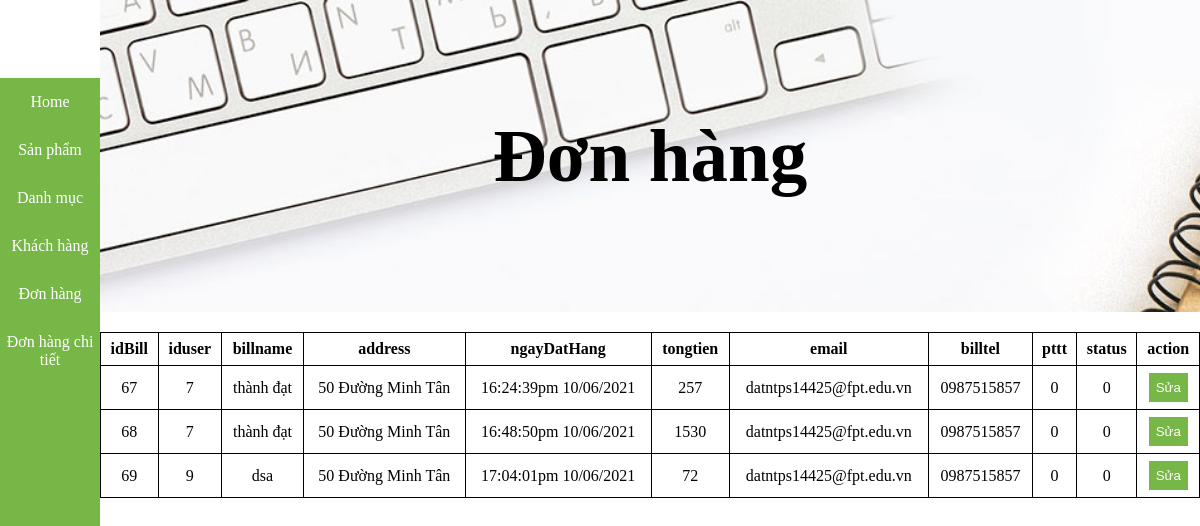
Page /admin/orders on the committed database.
### tables this page shows
CREATE TABLE `bill` (
  `idBill` int(11) NOT NULL,
  `idUser` int(11) NOT NULL,
  `billName` varchar(255) NOT NULL,
  `diachi` varchar(255) NOT NULL,
  `ngayDatHang` varchar(255) NOT NULL,
  `tongTien` int(11) NOT NULL,
  `email` varchar(255) NOT NULL,
  `billTel` varchar(11) NOT NULL,
  `pttt` int(11) NOT NULL,
  `billstatus` int(11) NOT NULL
);

### admin/core/Controller.php (called while the page is built, shortened)
<?php
class Controller{
    function model($model){
        return new $model;
    }
    function view($view,$data=[]){
        require_once "./views/".$view.".php";
    }
}
?>

### admin/controllers/Orders.php (called while the page is built, shortened)
<?php
class Orders extends Controller{
   function index(){
       $getmodel  = $this->model("OrdersModel");
       $this -> view('masterlayout',[
           "page" =>"Orders",
           "orders" => $getmodel->getOrders()
       ]);
   }
}
?>

### admin/core/App.php (called while the page is built, shortened)
<?php
class App{
    protected $action =  "index";
    function __construct(){
        $arr = $this->UrlProcess();
        if(file_exists("./controllers/".$arr[0].".php")){
            $this->controller =$arr[0];
            unset($arr[0]);
        }
        $this->controller = new $this->controller;
        $this->param = $arr?array_values($arr):[];
        call_user_func_array([$this->controller,$this->action],$this->param);
    }
    function UrlProcess(){
        if(isset( $_GET['url'])){
            return explode("/", filter_var(trim($_GET['url'], "/")));
        }
    }
}
?>

### admin/index.php (called while the page is built, shortened)
<?php
$App = new App();
?>

### admin/core/DB.php (called while the page is built, shortened)
<?php
class DB{
    private $host = "localhost";
    private $dbname = "bookstore";
    private $username = "root";
    private $password = "";
    private $options = array(PDO::MYSQL_ATTR_INIT_COMMAND =>  "SET NAMES 'UTF8'",PDO::ATTR_ERRMODE => PDO::ERRMODE_EXCEPTION);
    private $sql ="";
    private $DBH = "";
    function __construct(){
        $this->DBH = new PDO("mysql:host=".$this->host.";dbname=".$this->dbname,$this->username,$this->password,$this->options);
    }
    function setQuery($sql_input){
        $this->sql =$sql_input;
    }
    function fetchAll(){
        $statement = $this->DBH->prepare($this->sql);
        $statement->execute();
        return $statement->fetchAll();
    }
}
?>

### admin/models/OrdersModel.php (called while the page is built, shortened)
<?php
class OrdersModel extends DB{
    function getOrders(){
        $query = "SELECT * FROM bill";
        return  $this->fetchAll();
    }
}
?>

### admin/views/page/Orders.php (the view, shortened to what this page needs)
<section>
                <div class="admin">
                    <div class="admin-content">
                        <h1>Đơn hàng</h1>
                    </div>
                </div>
            </section>
            <section class="section-content">
                <div class="show section-content-block">
                    <table>
                        <tr>
                            <th>idBill</th>
                            <th>iduser</th>
                            <th>billname</th>
                            <th>address</th>
                            <th>ngayDatHang</th>
                            <th>tongtien</th>
                            <th>email</th>
                            <th>billtel</th>
                            <th>pttt</th>
                            <th>status</th>
                            <th>action</th>
                        </tr>
                        <tbody id="data-listorder-admin">
                        <?php
                        foreach ($data["orders"] as $data) {
                            extract($data);
                            echo '  <tr>
                            <td>'.$idBill.'</td>
                            <td>'.$idUser.'</td>
                            <td>'.$billName.'</td>
                            <td>'.$diachi.'</td>
                            <td>'.$ngayDatHang.'</td>
                            <td>'.$tongTien.'</td>
                            <td>'.$email.'</td>
                            <td>'.$billTel.'</td>
                            <td>'.$pttt.'</td>
                            <td>'.$billstatus.'</td>
                            <td>
                            <button class="edit-btn">Sửa</button>
                            </td>
                        </tr>';
                        }
                        ?>
                        </tbody>
                    </table>
                </div>
            </section>

### public/admin.css (style rules this page uses)
* { padding: 0; margin: 0; box-sizing: border-box; }
.admin { width: 100%; height: 39vh; background: url(image/bgparallax-07.jpg); background-size: cover; background-position: center; background-attachment: fixed; }
.admin-content h1 { text-align: center; line-height: 39vh; }
.admin-content { font-size: 50px }
table, tr, td, th { border: 1px solid black; border-collapse: collapse; text-align: center; padding: 7px; }
table { width: 100%; }
.section-content-block { padding: 20px 0; }
button { color: white; border: unset; }
.edit-btn { background-color: #77b748; padding: 7px; }

### rows in the picture
bill: idBill "67", idUser "7", billName "thành đạt", diachi "50 Đường Minh Tân", ngayDatHang "16:24:39pm 10/06/2021", tongTien "257", email "datntps14425@fpt.edu.vn", billTel "0987515857", pttt "0", billstatus "0"
bill: idBill "68", idUser "7", billName "thành đạt", diachi "50 Đường Minh Tân", ngayDatHang "16:48:50pm 10/06/2021", tongTien "1530", email "datntps14425@fpt.edu.vn", billTel "0987515857", pttt "0", billstatus "0"
bill: idBill "69", idUser "9", billName "dsa", diachi "50 Đường Minh Tân", ngayDatHang "17:04:01pm 10/06/2021", tongTien "72", email "datntps14425@fpt.edu.vn", billTel "0987515857", pttt "0", billstatus "0"
